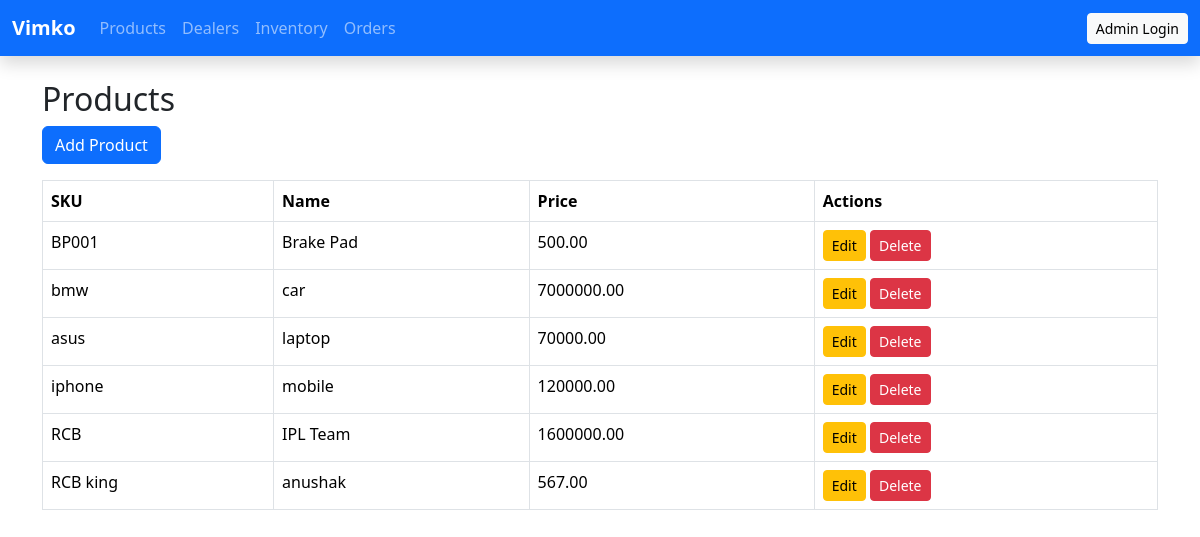
/api/products-ui/, run on the app's committed database.
### core/models.py (models this page shows, shortened)
class Product(models.Model):
    sku = models.CharField(max_length=20, unique=True)
    name = models.CharField(max_length=100)
    price = models.DecimalField(max_digits=10, decimal_places=2)

### core/views.py (the view)
# urls.py: path('products-ui/', views.product_list, name='product_list'),
def product_list(request):
    products = Product.objects.all()
    return render(request, 'core/product_list.html', {'products': products})

### core/templates/core/product_list.html
{% extends 'core/base.html' %}
{% block content %}
<h2>Products</h2>
<a href="{% url 'product_create' %}" class="btn btn-primary mb-3">Add Product</a>
<table class="table table-bordered">
    <thead>
        <tr>
            <th>SKU</th>
            <th>Name</th>
            <th>Price</th>
            <th>Actions</th>
        </tr>
    </thead>
    <tbody>
        {% for product in products %}
        <tr>
            <td>{{ product.sku }}</td>
            <td>{{ product.name }}</td>
            <td>{{ product.price }}</td>
            <td>
                <a href="{% url 'product_update' product.id %}" class="btn btn-sm btn-warning">Edit</a>
                <a href="{% url 'product_delete' product.id %}" class="btn btn-sm btn-danger">Delete</a>
            </td>
        </tr>
        {% empty %}
        <tr>
            <td colspan="4" class="text-center">No products available</td>
        </tr>
        {% endfor %}
    </tbody>
</table>
{% endblock %}

### core/templates/core/base.html (shortened to what this page needs)
{% load static %}
<!DOCTYPE html>
<html lang="en">
<head>
    <link href="https://cdn.jsdelivr.net/npm/bootstrap@5.3.1/dist/css/bootstrap.min.css" rel="stylesheet">
    <link rel="stylesheet" href="{% static 'core/css/style.css' %}">
</head>
<body>
<nav class="navbar navbar-expand-lg navbar-dark bg-primary shadow">
    <div class="container-fluid">
        <a class="navbar-brand fw-bold" href="{% url 'home' %}">Vimko</a>
        <div class="collapse navbar-collapse justify-content-between" id="navbarNav">
            <ul class="navbar-nav">
                <li class="nav-item">
                    <a class="nav-link" href="{% url 'product_list' %}">Products</a>
                </li>
                <li class="nav-item">
                    <a class="nav-link" href="{% url 'dealer_list' %}">Dealers</a>
                </li>
                <li class="nav-item">
                    <a class="nav-link" href="{% url 'inventory_list' %}">Inventory</a>
                </li>
                <li class="nav-item">
                    <a class="nav-link" href="{% url 'order_list' %}">Orders</a>
                </li>
            </ul>
            <div class="d-flex align-items-center">
                {% if request.user.is_authenticated %}
                    <span class="text-white me-3">
                        👋 {{ request.user.username }}
                    </span>
                    <form action="/admin/logout/" method="POST" style="display:inline;">
    {% csrf_token %}
    <button type="submit" class="btn btn-light btn-sm">
        Logout
    </button>
</form>
                {% else %}
                    <a href="/admin/login/" class="btn btn-light btn-sm">
                       Admin Login
                    </a>
                {% endif %}
            </div>
        </div>
    </div>
</nav>
<div class="container mt-4">
    {% block content %}
    {% endblock %}
</div>
</body>
</html>

### data on the page
Product: sku "BP001", name "Brake Pad", price "500.00"
Product: sku "bmw", name "car", price "7000000.00"
Product: sku "asus", name "laptop", price "70000.00"
Product: sku "iphone", name "mobile", price "120000.00"
Product: sku "RCB", name "IPL Team", price "1600000.00"
Product: sku "RCB king", name "anushak", price "567.00"
